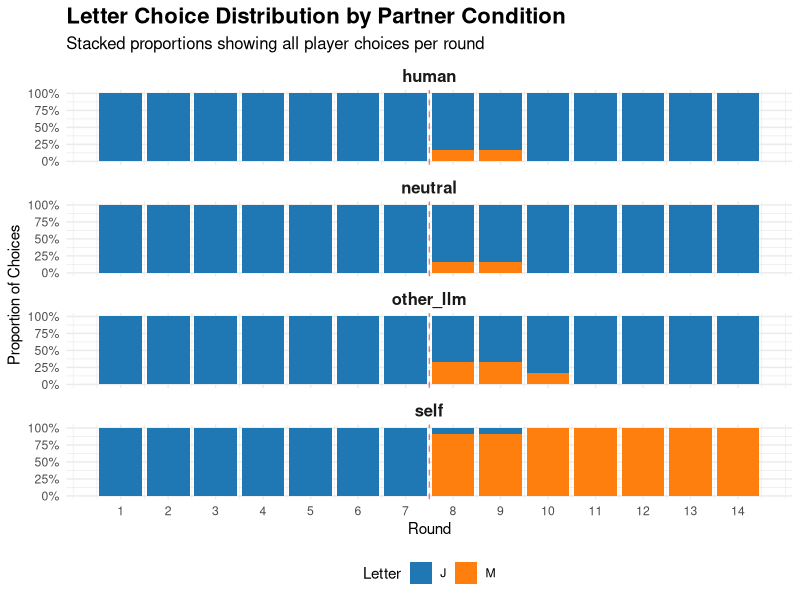
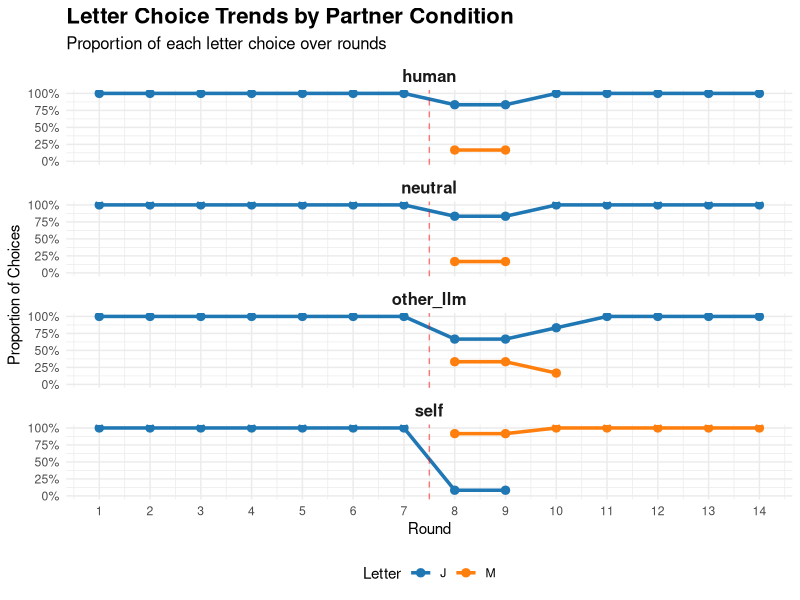
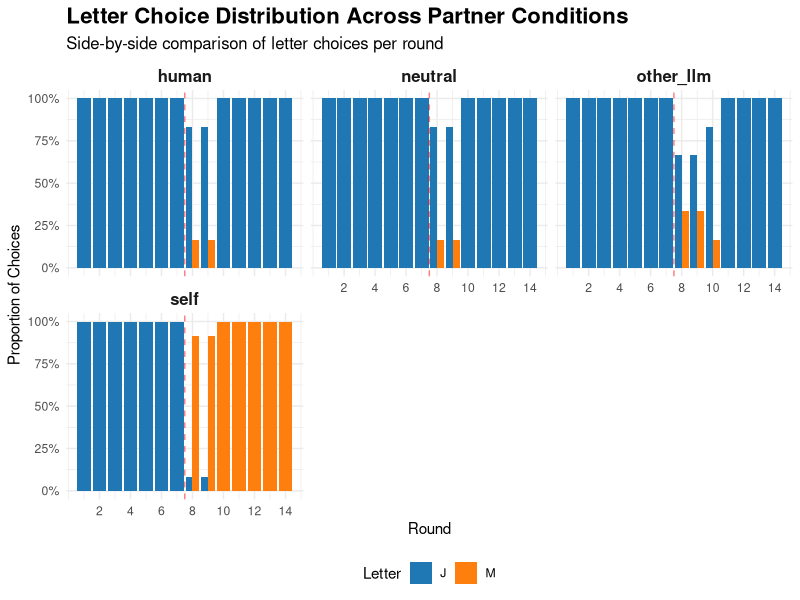
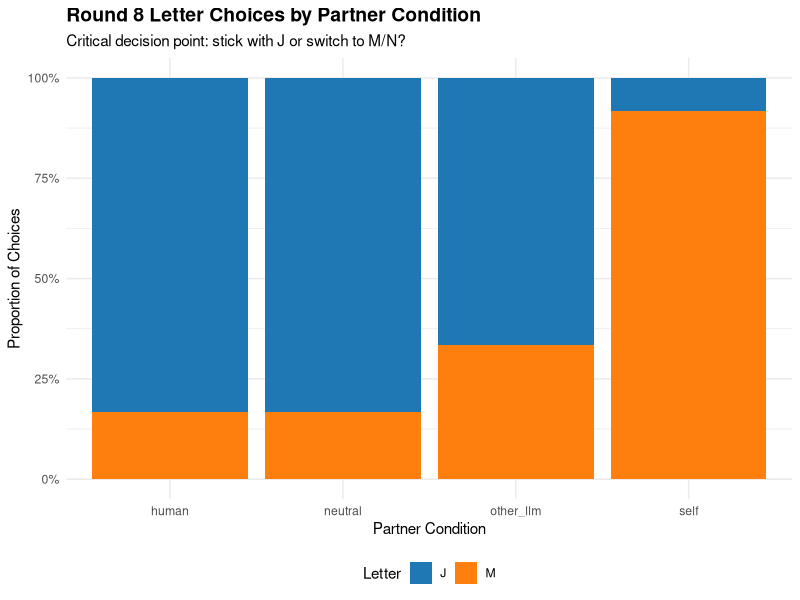
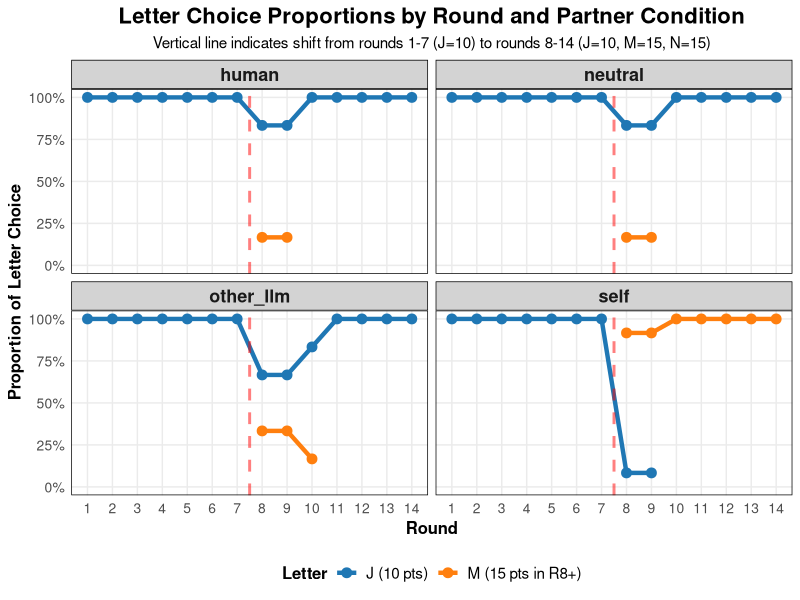

The R script that drew these images, in order:
# =============================================================================
# NAME GAME COORDINATION ANALYSIS - BY PARTNER CONDITION
# Letter choices over rounds for each partner condition
# =============================================================================

# Load required libraries
library(tidyverse)
library(ggplot2)
library(gridExtra)
library(scales)

# Set working directory to this analysis folder
setwd("/Users/calypsocalcott/LLM_Coordination/name_game_analysis")

# Load the data
df_llm   <- read_csv("name_game_LLM_feedback_MN_20260507_134935.csv")
df_human <- read_csv("name_game_LLM_feedback_MN_HUMAN_20260507_212952.csv")
df <- bind_rows(df_llm, df_human)

# =============================================================================
# LETTER CHOICE BY CONDITION AND ROUND
# =============================================================================

# Create long-form dataset
df_long <- df %>%
  dplyr::select(trial, partner_condition, round, p1, p2, p3, p4, p5, p6) %>%
  pivot_longer(cols = p1:p6, names_to = "player", values_to = "choice")

# Calculate proportions of each letter by round and condition
letter_proportions <- df_long %>%
  group_by(partner_condition, round, choice) %>%
  summarise(count = n(), .groups = "drop") %>%
  group_by(partner_condition, round) %>%
  mutate(
    total = sum(count),
    proportion = count / total
  ) %>%
  ungroup()

# =============================================================================
# VISUALIZATION 1: STACKED BAR CHART
# =============================================================================

p1 <- ggplot(letter_proportions,
             aes(x = round, y = proportion, fill = choice)) +
  geom_bar(stat = "identity", position = "stack") +
  facet_wrap(~partner_condition, ncol = 1) +
  geom_vline(xintercept = 7.5, color = "red", linetype = "dashed", alpha = 0.5) +
  labs(title = "Letter Choice Distribution by Partner Condition",
       subtitle = "Stacked proportions showing all player choices per round",
       x = "Round",
       y = "Proportion of Choices",
       fill = "Letter") +
  scale_fill_manual(values = c("J" = "#1f77b4", "M" = "#ff7f0e", "N" = "#2ca02c")) +
  scale_y_continuous(labels = percent) +
  scale_x_continuous(breaks = 1:14) +
  theme_minimal() +
  theme(plot.title = element_text(face = "bold", size = 16),
        plot.subtitle = element_text(size = 12),
        strip.text = element_text(face = "bold", size = 12),
        legend.position = "bottom")

ggsave("/Users/calypsocalcott/LLM_Coordination/name_game_analysis/letter_choice_by_condition_stacked.png",
       p1, width = 12, height = 10, dpi = 300)

cat("Saved stacked bar chart to: /Users/calypsocalcott/LLM_Coordination/name_game_analysis/letter_choice_by_condition_stacked.png\n")

# =============================================================================
# VISUALIZATION 2: LINE CHART
# =============================================================================

p2 <- ggplot(letter_proportions,
             aes(x = round, y = proportion, color = choice, group = choice)) +
  geom_line(size = 1.2) +
  geom_point(size = 2.5) +
  facet_wrap(~partner_condition, ncol = 1) +
  geom_vline(xintercept = 7.5, color = "red", linetype = "dashed", alpha = 0.5) +
  labs(title = "Letter Choice Trends by Partner Condition",
       subtitle = "Proportion of each letter choice over rounds",
       x = "Round",
       y = "Proportion of Choices",
       color = "Letter") +
  scale_color_manual(values = c("J" = "#1f77b4", "M" = "#ff7f0e", "N" = "#2ca02c")) +
  scale_y_continuous(labels = percent, limits = c(0, 1)) +
  scale_x_continuous(breaks = 1:14) +
  theme_minimal() +
  theme(plot.title = element_text(face = "bold", size = 16),
        plot.subtitle = element_text(size = 12),
        strip.text = element_text(face = "bold", size = 12),
        legend.position = "bottom")

ggsave("/Users/calypsocalcott/LLM_Coordination/name_game_analysis/letter_choice_by_condition_lines.png",
       p2, width = 12, height = 10, dpi = 300)

cat("Saved line chart to: /Users/calypsocalcott/LLM_Coordination/name_game_analysis/letter_choice_by_condition_lines.png\n")

# =============================================================================
# VISUALIZATION 3: SIDE-BY-SIDE COMPARISON
# =============================================================================

p3 <- ggplot(letter_proportions,
             aes(x = round, y = proportion, fill = choice)) +
  geom_bar(stat = "identity", position = "dodge") +
  facet_wrap(~partner_condition, ncol = 3) +
  geom_vline(xintercept = 7.5, color = "red", linetype = "dashed", alpha = 0.5) +
  labs(title = "Letter Choice Distribution Across Partner Conditions",
       subtitle = "Side-by-side comparison of letter choices per round",
       x = "Round",
       y = "Proportion of Choices",
       fill = "Letter") +
  scale_fill_manual(values = c("J" = "#1f77b4", "M" = "#ff7f0e", "N" = "#2ca02c")) +
  scale_y_continuous(labels = percent) +
  scale_x_continuous(breaks = seq(2, 14, by = 2)) +
  theme_minimal() +
  theme(plot.title = element_text(face = "bold", size = 16),
        plot.subtitle = element_text(size = 12),
        strip.text = element_text(face = "bold", size = 12),
        legend.position = "bottom")

ggsave("/Users/calypsocalcott/LLM_Coordination/name_game_analysis/letter_choice_by_condition_sidebyside.png",
       p3, width = 15, height = 6, dpi = 300)

cat("Saved side-by-side comparison to: /Users/calypsocalcott/LLM_Coordination/name_game_analysis/letter_choice_by_condition_sidebyside.png\n")

# =============================================================================
# DETAILED BREAKDOWN TABLE
# =============================================================================

cat("\n================================================================================\n")
cat("DETAILED LETTER CHOICES BY CONDITION AND ROUND\n")
cat("================================================================================\n")

for (condition in unique(df$partner_condition)) {
  cat(sprintf("\n--- %s ---\n", toupper(condition)))

  condition_data <- df %>% filter(partner_condition == condition)

  for (r in 1:14) {
    round_data <- condition_data %>% filter(round == r)

    if (nrow(round_data) > 0) {
      choices <- unlist(round_data %>% dplyr::select(p1, p2, p3, p4, p5, p6))
      choice_table <- table(choices)
      matched <- all(round_data$matched)

      cat(sprintf("Round %2d: ", r))
      cat(paste(names(choice_table), "=", choice_table, collapse = ", "))
      cat(sprintf(" [%s]\n", ifelse(matched, "MATCHED", "NO MATCH")))
    }
  }
}

# =============================================================================
# SUMMARY STATISTICS BY CONDITION
# =============================================================================

cat("\n================================================================================\n")
cat("SUMMARY STATISTICS BY CONDITION\n")
cat("================================================================================\n")

summary_by_condition <- df %>%
  group_by(partner_condition) %>%
  summarise(
    trials = n_distinct(trial),
    total_rounds = n(),
    matched_rounds = sum(matched),
    match_rate = mean(matched),
    avg_final_score = mean(p1_total[round == 14]),
    switched_to_M_round8 = mean((p1 == "M" | p2 == "M" | p3 == "M" |
                                  p4 == "M" | p5 == "M" | p6 == "M")[round == 8]),
    .groups = "drop"
  )

print(summary_by_condition)

# =============================================================================
# SWITCHING ANALYSIS BY CONDITION
# =============================================================================

cat("\n================================================================================\n")
cat("ROUND 8 SWITCHING BEHAVIOR BY CONDITION\n")
cat("================================================================================\n")

round_8_switching <- df_long %>%
  filter(round == 8) %>%
  group_by(partner_condition, choice) %>%
  summarise(count = n(), .groups = "drop") %>%
  group_by(partner_condition) %>%
  mutate(proportion = count / sum(count))

print(round_8_switching)

# Visualize Round 8 switching
p4 <- ggplot(round_8_switching, aes(x = partner_condition, y = proportion, fill = choice)) +
  geom_bar(stat = "identity", position = "stack") +
  labs(title = "Round 8 Letter Choices by Partner Condition",
       subtitle = "Critical decision point: stick with J or switch to M/N?",
       x = "Partner Condition",
       y = "Proportion of Choices",
       fill = "Letter") +
  scale_fill_manual(values = c("J" = "#1f77b4", "M" = "#ff7f0e", "N" = "#2ca02c")) +
  scale_y_continuous(labels = percent) +
  theme_minimal() +
  theme(plot.title = element_text(face = "bold", size = 14),
        plot.subtitle = element_text(size = 11),
        legend.position = "bottom")

ggsave("/Users/calypsocalcott/LLM_Coordination/name_game_analysis/round8_switching_by_condition.png",
       p4, width = 10, height = 6, dpi = 300)

cat("\nSaved Round 8 switching plot to: /Users/calypsocalcott/LLM_Coordination/name_game_analysis/round8_switching_by_condition.png\n")

# =============================================================================
# VISUALIZATION 5: ROUND vs PROPORTION - THREE PANELS BY CONDITION
# =============================================================================

p5 <- ggplot(letter_proportions,
             aes(x = round, y = proportion, color = choice, group = choice)) +
  geom_line(size = 1.5) +
  geom_point(size = 3) +
  facet_wrap(~partner_condition, ncol = 2) +
  geom_vline(xintercept = 7.5, color = "red", linetype = "dashed",
             alpha = 0.5, size = 1) +
  labs(title = "Letter Choice Proportions by Round and Partner Condition",
       subtitle = "Vertical line indicates shift from rounds 1-7 (J=10) to rounds 8-14 (J=10, M=15, N=15)",
       x = "Round",
       y = "Proportion of Letter Choice",
       color = "Letter") +
  scale_color_manual(values = c("J" = "#1f77b4", "M" = "#ff7f0e", "N" = "#2ca02c"),
                     labels = c("J" = "J (10 pts)",
                                "M" = "M (15 pts in R8+)",
                                "N" = "N (15 pts in R8+)")) +
  scale_y_continuous(labels = percent, limits = c(0, 1),
                     breaks = seq(0, 1, 0.25)) +
  scale_x_continuous(breaks = seq(1, 14, by = 1)) +
  theme_minimal() +
  theme(
    plot.title = element_text(face = "bold", size = 16, hjust = 0.5),
    plot.subtitle = element_text(size = 11, hjust = 0.5),
    strip.text = element_text(face = "bold", size = 13),
    strip.background = element_rect(fill = "lightgray", color = "black"),
    legend.position = "bottom",
    legend.title = element_text(face = "bold", size = 12),
    legend.text = element_text(size = 11),
    axis.title = element_text(face = "bold", size = 12),
    axis.text = element_text(size = 10),
    panel.grid.minor = element_blank(),
    panel.border = element_rect(color = "black", fill = NA, size = 0.5)
  )

ggsave("/Users/calypsocalcott/LLM_Coordination/name_game_analysis/round_by_proportion_four_panels.png",
       p5, width = 14, height = 10, dpi = 300)

cat("\nSaved four-panel round × proportion plot to: /Users/calypsocalcott/LLM_Coordination/name_game_analysis/round_by_proportion_four_panels.png\n")

cat("\n================================================================================\n")
cat("ANALYSIS COMPLETE\n")
cat("Files saved to Downloads folder:\n")
cat("  1. letter_choice_by_condition_stacked.png\n")
cat("  2. letter_choice_by_condition_lines.png\n")
cat("  3. letter_choice_by_condition_sidebyside.png\n")
cat("  4. round8_switching_by_condition.png\n")
cat("  5. round_by_proportion_four_panels.png [MAIN VISUALIZATION]\n")
cat("================================================================================\n")
